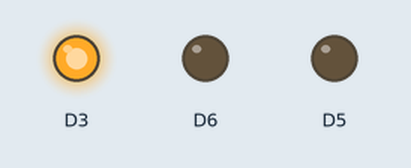
Recording of a sketch running on a simulated ESP8266 (NodeMCU). Shown: output pins drawn as LEDs (lit = HIGH).

Above: at 1.0 s.
At 7.1 s:
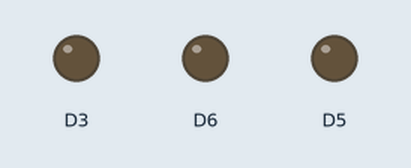
Timing chart, 0 to 10.6 s (numbered marks = the images above):
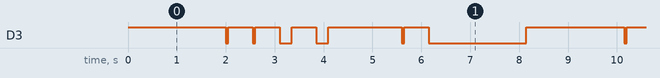

The sketch:

Tutorial_Flex.ino
```cpp
void setup() {
  // put your setup code here, to run once:
  pinMode(D3,OUTPUT);
  pinMode(D5,OUTPUT);
  pinMode(D6,OUTPUT);
}

void loop() {
  // put your main code here, to run repeatedly:
  digitalWrite(D3,HIGH);
  delay(1500);
  digitalWrite(D3,LOW);

  digitalWrite(D3,HIGH);
  delay(500);
  digitalWrite(D3,LOW);
  delay(50);
  digitalWrite(D3,HIGH);
  delay(500);
  digitalWrite(D3,LOW);
  delay(50);
  digitalWrite(D3,HIGH);
  delay(500);
  digitalWrite(D3,LOW);

  delay(250);

  digitalWrite(D3,HIGH);
  delay(500);
  digitalWrite(D3,LOW);

  delay(250);

  digitalWrite(D3,HIGH);
  delay(1500);
  digitalWrite(D3,LOW);
  delay(50);
  digitalWrite(D3,HIGH);
  delay(500);
  digitalWrite(D3,LOW);

  delay(2000);
}
```

Measured:
- by itself, D3: repeats every 8.2 s: 2 × (LOW 0.05 s, HIGH 0.50 s), LOW 0.25 s, HIGH 0.50 s, LOW 0.25 s, HIGH 1.5 s, LOW 0.05 s, HIGH 0.50 s, LOW 2.0 s, HIGH 2.0 s
- by itself, everything shown: repeats every 8.2 s, in 12 steps
